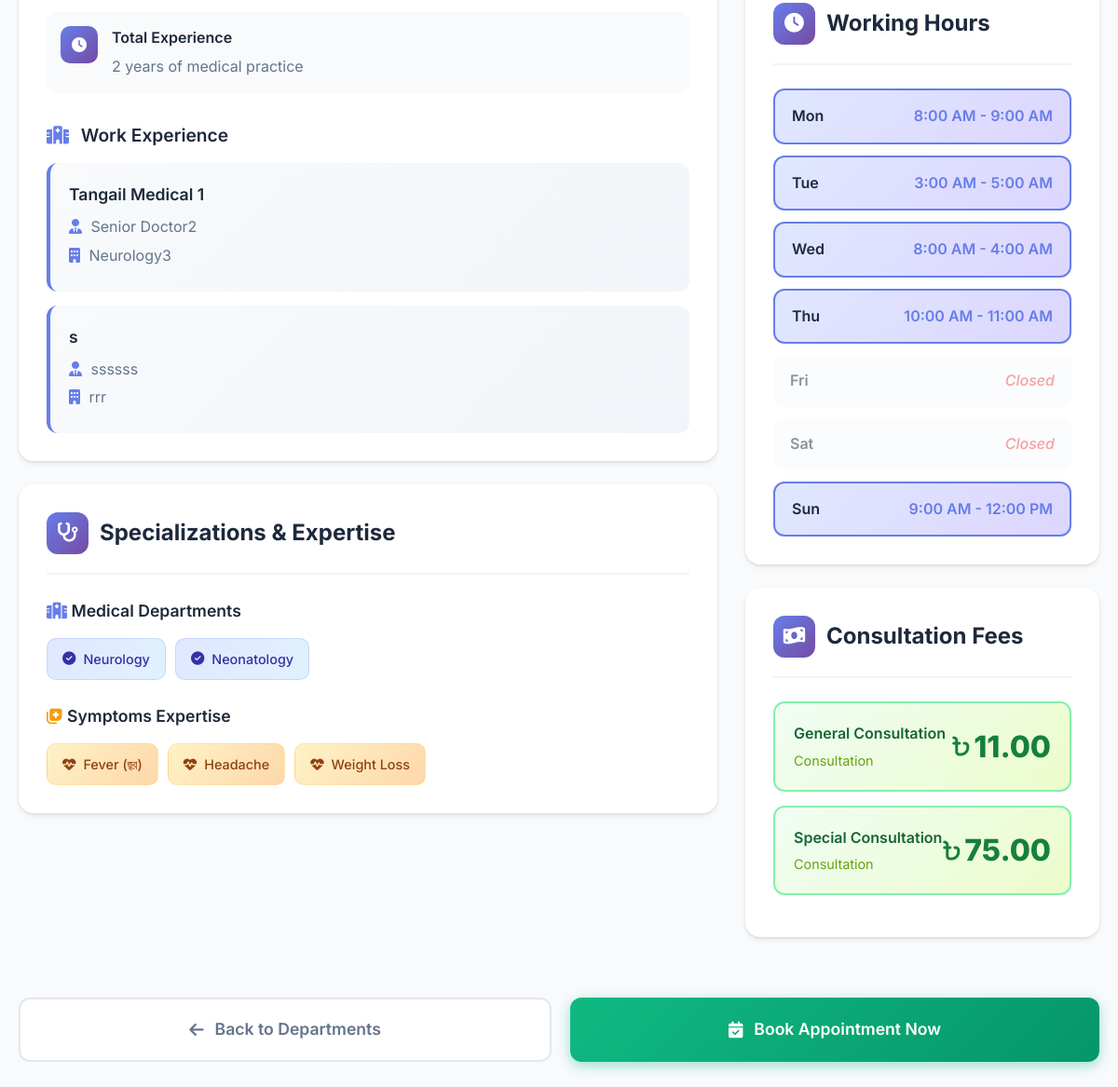
Page /doctor/3/ (lower part) on the earlier database version.
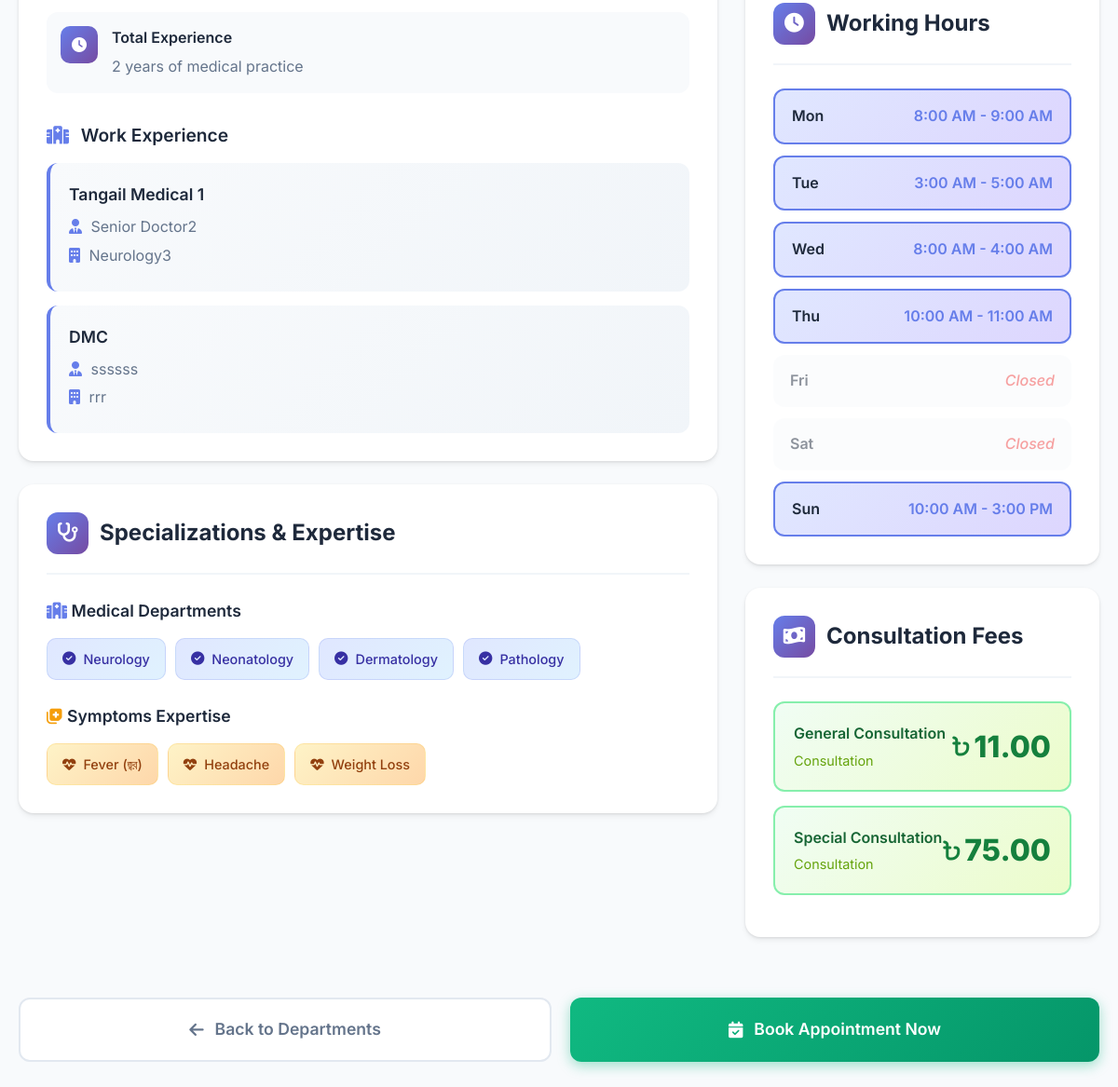
Same page on the later database version.
### doctor/models.py (models this page shows, shortened)
class Doctor(models.Model):
    user = models.OneToOneField(CustomUser, on_delete=models.CASCADE, related_name='doctor_profile')
    about = models.TextField(blank=True, null=True)
    bmdc_number = models.CharField(max_length=255, blank=True, null=True)
    qualification = models.CharField(max_length=255, blank=True, null=True)
    total_experience = models.PositiveIntegerField(default=0)  # Only non-negative numbers
    working_hours = models.JSONField(blank=True, null=True)  # e.g., {"Mon": "9-5", "Tue": "10-4"}
    profile_image = models.ImageField(upload_to='doctor_profiles/', blank=True, null=True)
    is_verified = models.BooleanField(default=False)
    division = models.ForeignKey(Division, on_delete=models.SET_NULL, null=True, blank=True)
    district = models.ForeignKey(District, on_delete=models.SET_NULL, null=True, blank=True)
    upazila = models.ForeignKey(Upazila, on_delete=models.SET_NULL, null=True, blank=True)
    departments = models.ManyToManyField(Department, through='DoctorSpecializationDepartment', blank=True)
    symptoms = models.ManyToManyField(Symptom, through='DoctorSpecializationSymptom', blank=True)

class DoctorExperience(models.Model):
    doctor = models.ForeignKey(Doctor, on_delete=models.CASCADE, related_name='experiences')
    hospital_name = models.CharField(max_length=255)
    designation = models.CharField(max_length=255)
    department = models.CharField(max_length=255, blank=True, null=True)

class DoctorSpecializationDepartment(models.Model):
    doctor = models.ForeignKey(Doctor, on_delete=models.CASCADE, related_name='specialized_departments')
    department = models.ForeignKey(Department, on_delete=models.CASCADE)
    class Meta:
        unique_together = ('doctor', 'department')  # Prevent duplicates

class DoctorSpecializationSymptom(models.Model):
    doctor = models.ForeignKey(Doctor, on_delete=models.CASCADE, related_name='specialized_symptoms')
    symptom = models.ForeignKey(Symptom, on_delete=models.CASCADE)
    class Meta:
        unique_together = ('doctor', 'symptom')  # Prevent duplicates

class DoctorAppointmentFee(models.Model):
    APPOINTMENT_CATEGORIES = [
        ('General', 'General Consultation'),
        ('Special', 'Special Consultation'),
    ]
    doctor = models.ForeignKey(Doctor, on_delete=models.CASCADE, related_name='appointment_fees')
    category = models.CharField(max_length=50, choices=APPOINTMENT_CATEGORIES)
    price = models.DecimalField(max_digits=10, decimal_places=2)
    class Meta:
        unique_together = ('doctor', 'category')  # Prevent duplicates

### adminapp/models.py (models this page shows, shortened)
class Department(models.Model):
    department_name = models.CharField(max_length=100, unique=True)
    department_image = models.ImageField(upload_to='department/',  blank=True, null=True)

class Symptom(models.Model):
    symptom_name = models.CharField(max_length=100, unique=True)
    symptom_image = models.ImageField(upload_to='symptoms/', blank=True, null=True)

### home/views.py (the view)
# urls.py: path('doctor/<int:doctor_id>/', views.doctor_detail, name='doctor_detail'),  # Add this
def doctor_detail(request, doctor_id):
    doctor = get_object_or_404(
        Doctor.objects.select_related('user', 'division', 'district', 'upazila')
        .prefetch_related('experiences', 'specialized_departments', 'specialized_symptoms', 'appointment_fees'),
        id=doctor_id
    )
    experiences = DoctorExperience.objects.filter(doctor=doctor)
    specializations = DoctorSpecializationDepartment.objects.filter(doctor=doctor).select_related('department')
    symptoms = DoctorSpecializationSymptom.objects.filter(doctor=doctor).select_related('symptom')
    appointment_fees = DoctorAppointmentFee.objects.filter(doctor=doctor)
    context = {
        'doctor': doctor,
        'experiences': experiences,
        'specializations': specializations,
        'symptoms': symptoms,
        'appointment_fees': appointment_fees,
    }
    return render(request, 'home/doctor_detail.html', context)

### home/templates/home/doctor_detail.html (shortened to what this page needs)
{% extends 'base.html' %}
{% load static %}
{% block content %}
<div class="content-wrapper">
    <div class="content-grid">
        <div class="main-content">
            <div class="card">
                <div class="info-grid">
                    <div class="info-item">
                        <div class="info-icon">
                            <i class="fas fa-clock"></i>
                        </div>
                        <div class="info-content">
                            <strong>Total Experience</strong>
                            <p>{{ doctor.total_experience }} year{{ doctor.total_experience|pluralize }} of medical practice</p>
                        </div>
                    </div>
                </div>
                {% if experiences %}
                <div style="margin-top: 30px;">
                    <h3 style="color: #1e293b; margin-bottom: 15px; font-size: 1.2rem; font-weight: 600;">
                        <i class="fas fa-hospital" style="color: #667eea; margin-right: 8px;"></i>
                        Work Experience
                    </h3>
                    <div class="experience-list">
                        {% for exp in experiences %}
                        <div class="experience-item">
                            <strong>{{ exp.hospital_name }}</strong>
                            <p><i class="fas fa-user-tie" style="color: #667eea; margin-right: 5px;"></i> {{ exp.designation }}</p>
                            {% if exp.department %}
                            <p><i class="fas fa-building" style="color: #667eea; margin-right: 5px;"></i> {{ exp.department }}</p>
                            {% endif %}
                        </div>
                        {% endfor %}
                    </div>
                </div>
                {% endif %}
            </div>
            <div class="card">
                <div class="card-header">
                    <div class="card-icon">
                        <i class="fas fa-stethoscope"></i>
                    </div>
                    <h2>Specializations & Expertise</h2>
                </div>
                {% if specializations %}
                <div style="margin-bottom: 25px;">
                    <h3 style="color: #1e293b; margin-bottom: 12px; font-size: 1.1rem; font-weight: 600;">
                        <i class="fas fa-hospital-alt" style="color: #667eea;"></i> Medical Departments
                    </h3>
                    <div class="tags-container">
                        {% for spec in specializations %}
                        <span class="tag">
                            <i class="fas fa-check-circle"></i>
                            {{ spec.department.department_name }}
                        </span>
                        {% endfor %}
                    </div>
                </div>
                {% endif %}
                {% if symptoms %}
                <div>
                    <h3 style="color: #1e293b; margin-bottom: 12px; font-size: 1.1rem; font-weight: 600;">
                        <i class="fas fa-notes-medical" style="color: #f59e0b;"></i> Symptoms Expertise
                    </h3>
                    <div class="tags-container">
                        {% for symp in symptoms %}
                        <span class="tag symptom">
                            <i class="fas fa-heartbeat"></i>
                            {{ symp.symptom.symptom_name }}
                        </span>
                        {% endfor %}
                    </div>
                </div>
                {% endif %}
            </div>
        </div>
        <div class="sidebar-sticky">
            {% if doctor.working_hours %}
            <div class="card">
                <div class="card-header">
                    <div class="card-icon">
                        <i class="fas fa-clock"></i>
                    </div>
                    <h2>Working Hours</h2>
                </div>
                <div class="working-hours-grid">
                    {% for day, hours in doctor.working_hours.items %}
                    <div class="day-schedule {% if hours %}active{% else %}closed{% endif %}">
                        <span class="day-name">{{ day }}</span>
                        {% if hours %}
                            <span class="day-time">{{ hours }}</span>
                        {% else %}
                            <span class="closed-badge">Closed</span>
                        {% endif %}
                    </div>
                    {% endfor %}
                </div>
            </div>
            {% endif %}
            {% if appointment_fees %}
            <div class="card">
                <div class="card-header">
                    <div class="card-icon">
                        <i class="fas fa-money-bill-wave"></i>
                    </div>
                    <h2>Consultation Fees</h2>
                </div>
                {% for fee in appointment_fees %}
                <div class="fee-item">
                    <div>
                        <div class="fee-label">{{ fee.get_category_display }}</div>
                        <div class="fee-type">Consultation</div>
                    </div>
                    <div class="fee-amount">
                        <i class="fas fa-bangladeshi-taka-sign" style="font-size: 1.5rem;"></i>
                        {{ fee.price }}
                    </div>
                </div>
                {% endfor %}
            </div>
            {% endif %}
        </div>
    </div>
    <div class="action-section">
        <a href="{% url 'home:index' %}" class="btn-action btn-back">
            <i class="fas fa-arrow-left"></i>
            Back to Departments
        </a>
        <a href="#" class="btn-action btn-book">
            <i class="fas fa-calendar-check"></i>
            Book Appointment Now
        </a>
    </div>
</div>
{% endblock %}

### home/templates/base.html (shortened to what this page needs)
{% load static %}
<!DOCTYPE html>
<html lang="en">
<head>
    <link href="https://cdnjs.cloudflare.com/ajax/libs/font-awesome/6.4.0/css/all.min.css" rel="stylesheet">
    <link rel="stylesheet" href="{% static 'home/css/style.css' %}">
</head>
<body>
    {% block content %}
    {% endblock %}
</body>
</html>

### home/static/home/css/style.css (style rules this page uses)
* { margin: 0; padding: 0; box-sizing: border-box; }
:root { --primary-blue: #2D9CDB; --success-green: #27AE60; --accent-yellow: #F2C94C; --warm-orange: #F2994A; --neutral-bg: #F9FAFB; --dark: #1A202C; --gray: #64748B; --light-gray: #E2E8F0; --white: #FFFFFF; }
body { font-family: 'Inter', -apple-system, BlinkMacSystemFont, 'Segoe UI', sans-serif; line-height: 1.6; color: var(--dark); overflow-x: hidden; background: var(--neutral-bg); }
html { scroll-behavior: smooth; }

Differences in the rows shown:
changed DoctorExperience "ssssss": hospital_name "s" → "DMC"
added DoctorSpecializationDepartment: department.department_name "Dermatology"
added DoctorSpecializationDepartment: department.department_name "Pathology"
Other differences:
new list line: "Sun 10:00 AM - 3:00 PM"
list line gone: "Sun 9:00 AM - 12:00 PM"
